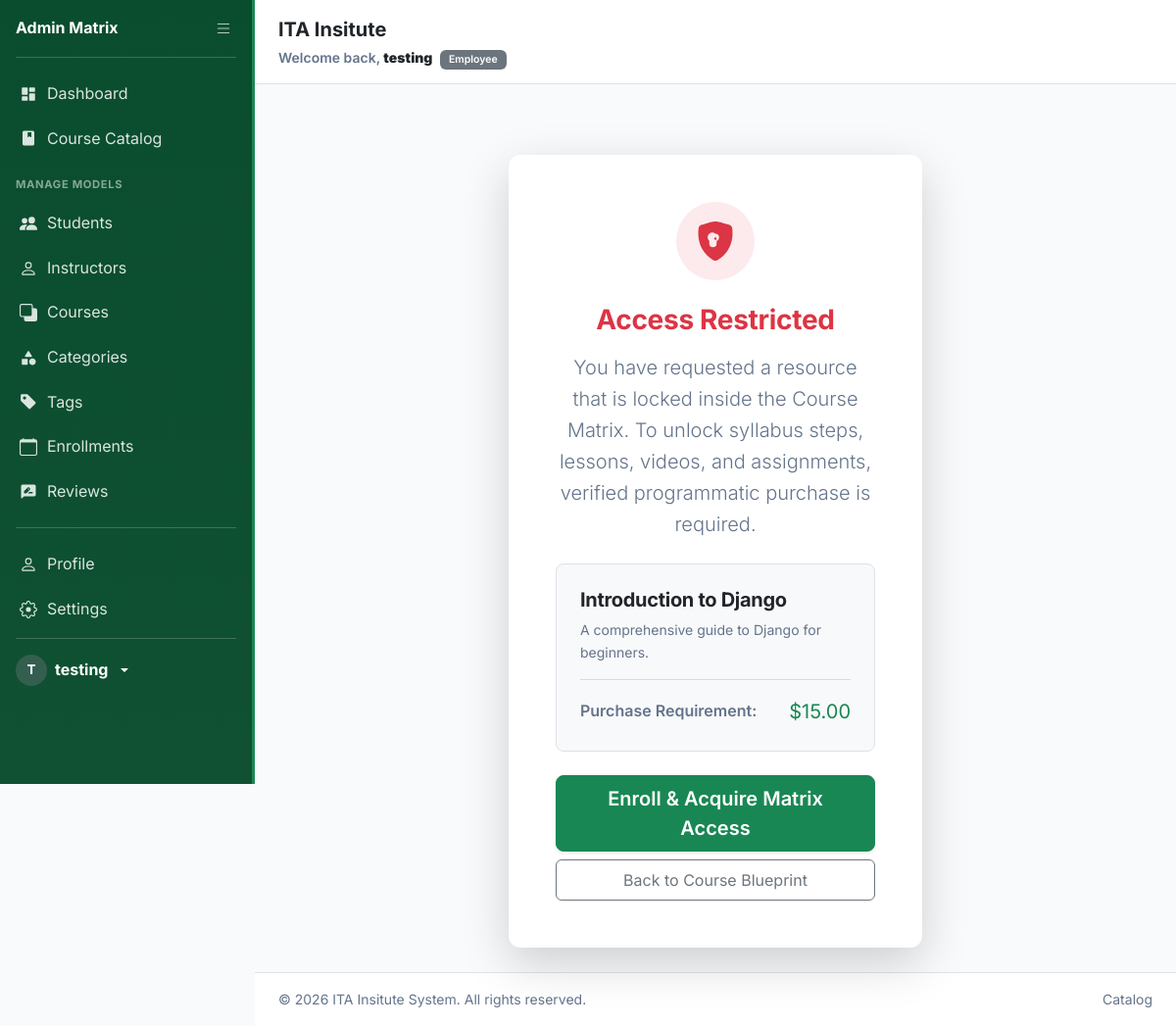
Screenshot of /courses/1/no-access/ (signed in) with the database file from the repository.
### Learning_System/models.py (models this page shows, shortened)
class User(AbstractUser):
    ROLE_CHOICES = (
        ('student', 'Student'),
        ('instructor', 'Instructor'),
        ('employee', 'Employee'),
    )
    role = models.CharField(max_length=15, choices=ROLE_CHOICES, default='student')

class Course(models.Model):
    instructor = models.ForeignKey(Instructor, on_delete=models.CASCADE, related_name='courses')
    category = models.ForeignKey(Category, on_delete=models.SET_NULL, null=True, related_name='courses')
    tags = models.ManyToManyField(Tag, blank=True, related_name='courses')
    title = models.CharField(max_length=200)
    description = models.TextField()
    price = models.DecimalField(max_digits=8, decimal_places=2, default=0.00)
    image = models.ImageField(upload_to='course_images/', blank=True, null=True)
    is_published = models.BooleanField(default=False)
    created_at = models.DateTimeField(auto_now_add=True)

### Learning_System/views.py (the view)
# urls.py: path('courses/<int:course_id>/no-access/', views.NoAccessView.as_view(), name='no_access'),
class NoAccessView(LoginRequiredMixin, View):
    def get(self, request, course_id):
        course = get_object_or_404(Course, id=course_id)
        enrollment = None
        if request.user.role == 'student':
            student, _ = Student.objects.get_or_create(user=request.user)
            enrollment = Enrollment.objects.filter(student=student, course=course).first()
        context = {
            'course': course,
            'enrollment': enrollment,
        }
        return render(request, 'no_access.html', context)

### templates/no_access.html (shortened to what this page needs)
{% extends 'base.html' %}
{% block content %}
<div class="row justify-content-center">
    <div class="col-md-7 col-lg-6">
        <div class="card shadow-lg border-0 overflow-hidden text-center mt-5">
            <div class="card-body p-5">
                <div class="d-inline-flex align-items-center justify-content-center bg-danger bg-opacity-10 text-danger rounded-circle mb-4" style="width: 80px; height: 80px;">
                </div>
                <h3 class="fw-bold mb-3 text-danger">Access Restricted</h3>
                <p class="text-muted mb-4 lead">
                    You have requested a resource that is locked inside the Course Matrix. To unlock syllabus steps, lessons, videos, and assignments, verified programmatic purchase is required.
                </p>
                <div class="p-4 mb-4 bg-light rounded-3 border text-start">
                    <h5 class="fw-bold mb-2 text-dark">{{ course.title }}</h5>
                    <p class="text-muted small mb-0">{{ course.description|truncatewords:25 }}</p>
                    <hr>
                    <div class="d-flex justify-content-between align-items-center">
                        <span class="fw-semibold text-muted">Purchase Requirement:</span>
                        <span class="fs-5 fw-extrabold text-success">${{ course.price }}</span>
                    </div>
                </div>
                <div class="d-grid gap-2">
                    {% if enrollment %}
                        <a href="{% url 'course_payment' enrollment.id %}" class="btn btn-success btn-lg shadow-sm py-2">
                            Proceed to Payment Page
                        </a>
                    {% else %}
                        <form action="{% url 'enroll_course' course.id %}" method="post" class="w-100 m-0">
                            <button type="submit" class="btn btn-success btn-lg w-100 py-2 shadow-sm">
                                Enroll & Acquire Matrix Access
                            </button>
                        </form>
                    {% endif %}
                    <a href="{% url 'course_detail' course.id %}" class="btn btn-outline-secondary py-2">
                        Back to Course Blueprint
                    </a>
                </div>
            </div>
        </div>
    </div>
</div>
{% endblock %}

### templates/base.html (shortened to what this page needs)
{% load static %}
<!DOCTYPE html>
<html lang="en" data-theme="">
<head>
    <link href="https://cdn.jsdelivr.net/npm/bootstrap@5.3.0/dist/css/bootstrap.min.css" rel="stylesheet">
    <link rel="stylesheet" href="{% static 'css/style.css' %}">
</head>
<body>
    <div class="sidebar-container d-flex flex-column flex-shrink-0" id="appSidebar">
        {% if user.is_authenticated %}
        {% if user.role == 'student' %}{% include 'nav_student.html' %}
        {% elif user.role == 'instructor' %}{% include 'nav_instructor.html' %}
        {% elif user.role == 'employee' %}{% include 'nav_employee.html' %}
        {% endif %}
        {% else %}{% include 'nav_anonymous.html' %}{% endif %}
    </div>
    <div class="main-content">
        <header class="app-header">
            <div>
                <span class="fs-5 fw-bold text-dark d-md-block">ITA Insitute</span>
                <span class="text-muted small fw-semibold d-none d-md-inline">
                    {% if user.is_authenticated %}
                    Welcome back, <strong class="text-dark">{{ user.get_full_name|default:user.username }}</strong>
                    <span class="badge bg-secondary ms-1">{{ user.role|capfirst }}</span>
                    {% else %}
                    Welcome to ITA Insitute Portal
                    {% endif %}
                </span>
            </div>
        </header>
        <div class="content-body">
            <div class="container-fluid">
                {% block content %}{% endblock %}
            </div>
        </div>
        <footer class="app-footer">
            <div
                class="container-fluid p-0 d-flex flex-column flex-sm-row justify-content-between align-items-center gap-2">
                <span>&copy; 2026 ITA Insitute System. All rights reserved.</span>
                <div class="d-flex gap-3">
                    <a href="{% url 'course_list' %}" class="text-muted text-decoration-none hover-dark">Catalog</a>
                </div>
            </div>
        </footer>
    </div>
</body>
</html>

### templates/nav_employee.html (shortened to what this page needs)
<div class="sidebar sidebar--employee d-flex flex-column text-white" id="employeeSidebar">
    <div class="sidebar-brand d-flex align-items-center justify-content-between p-3">
        <a href="{% url 'employee_dashboard' %}" class="text-white text-decoration-none sidebar-brand-text fw-bold fs-6">Admin Matrix</a>
        <button class="sidebar-toggle-btn" id="sidebarToggle" aria-label="Toggle sidebar">
        </button>
    </div>
    <hr class="border-white border-opacity-25 mx-3 mt-0">
    <ul class="nav flex-column mb-auto gap-1 px-2">
        <li class="sidebar-nav-item">
            <a href="{% url 'employee_dashboard' %}" class="sidebar-link {% if '/dashboard/employee/' in request.path %}active{% endif %}" title="Dashboard">
                <span class="sidebar-label">Dashboard</span>
            </a>
        </li>
        <li class="sidebar-nav-item">
            <a href="{% url 'course_list' %}" class="sidebar-link {% if request.path == '/courses/' %}active{% endif %}" title="Catalog">
                <span class="sidebar-label">Course Catalog</span>
            </a>
        </li>
        <li class="sidebar-nav-item mt-2">
            <span class="sidebar-section-label text-uppercase fw-bold small text-white-50 px-2">Manage Models</span>
        </li>
        <li class="sidebar-nav-item">
            <a href="{% url 'employee_model_list' 'student' %}" class="sidebar-link {% if '/student/' in request.path %}active{% endif %}" title="Students">
                <span class="sidebar-label">Students</span>
            </a>
        </li>
        <li class="sidebar-nav-item">
            <a href="{% url 'employee_model_list' 'instructor' %}" class="sidebar-link {% if '/instructor/' in request.path %}active{% endif %}" title="Instructors">
                <span class="sidebar-label">Instructors</span>
            </a>
        </li>
        <li class="sidebar-nav-item">
            <a href="{% url 'employee_model_list' 'course' %}" class="sidebar-link {% if '/course/' in request.path %}active{% endif %}" title="Courses">
                <svg xmlns="http://www.w3.org/2000/svg" width="18" height="18" fill="currentColor" viewBox="0 0 16 16"><path d="M0 2a2 2 0 0 1 2-2h8a2 2 0 0 1 2 2v2h2a2 2 0 0 1 2 2v8a2 2 0 0 1-2 2H6a2 2 0 0 1-2-2v-2H2a2 2 0 0 1-2-2V2zm2-1a1 1 0 0 0-1 1v8a1 1 0 0 0 1 1h8a1 1 0 0 0 1-1V2a1 1 0 0 0-1-1H2z"/></svg>
                <span class="sidebar-label">Courses</span>
            </a>
        </li>
        <li class="sidebar-nav-item">
            <a href="{% url 'employee_model_list' 'category' %}" class="sidebar-link {% if '/category/' in request.path %}active{% endif %}" title="Categories">
                <span class="sidebar-label">Categories</span>
            </a>
        </li>
        <li class="sidebar-nav-item">
            <a href="{% url 'employee_model_list' 'tag' %}" class="sidebar-link {% if '/tag/' in request.path %}active{% endif %}" title="Tags">
                <svg xmlns="http://www.w3.org/2000/svg" width="18" height="18" fill="currentColor" viewBox="0 0 16 16"><path d="M2 1a1 1 0 0 0-1 1v4.586a1 1 0 0 0 .293.707l7 7a1 1 0 0 0 1.414 0l4.586-4.586a1 1 0 0 0 0-1.414l-7-7A1 1 0 0 0 6.586 1H2zm4 3.5a1.5 1.5 0 1 1-3 0 1.5 1.5 0 0 1 3 0z"/></svg>
                <span class="sidebar-label">Tags</span>
            </a>
        </li>
        <li class="sidebar-nav-item">
            <a href="{% url 'employee_model_list' 'enrollment' %}" class="sidebar-link {% if '/enrollment/' in request.path %}active{% endif %}" title="Enrollments">
                <svg xmlns="http://www.w3.org/2000/svg" width="18" height="18" fill="currentColor" viewBox="0 0 16 16"><path d="M3.5 0a.5.5 0 0 1 .5.5V1h8V.5a.5.5 0 0 1 1 0V1h1a2 2 0 0 1 2 2v11a2 2 0 0 1-2 2H2a2 2 0 0 1-2-2V3a2 2 0 0 1 2-2h1V.5a.5.5 0 0 1 .5-.5zM1 4v10a1 1 0 0 0 1 1h12a1 1 0 0 0 1-1V4H1z"/></svg>
                <span class="sidebar-label">Enrollments</span>
            </a>
        </li>
        <li class="sidebar-nav-item">
            <a href="{% url 'employee_model_list' 'review' %}" class="sidebar-link {% if '/review/' in request.path %}active{% endif %}" title="Reviews">
                <span class="sidebar-label">Reviews</span>
            </a>
        </li>
    </ul>
    <hr class="border-white border-opacity-25 mx-3">
    <ul class="nav flex-column gap-1 px-2 mb-2">
        <li class="sidebar-nav-item">
            <a href="{% url 'profile' %}" class="sidebar-link {% if request.path == '/profile/' %}active{% endif %}" title="Profile">
                <span class="sidebar-label">Profile</span>
            </a>
        </li>
        <li class="sidebar-nav-item">
            <a href="{% url 'settings' %}" class="sidebar-link {% if request.path == '/settings/' %}active{% endif %}" title="Settings">
                <span class="sidebar-label">Settings</span>
            </a>
        </li>
    </ul>
    <hr class="border-white border-opacity-25 mx-3 mt-0">
    <div class="dropdown px-3 pb-3">
        <a href="#" class="d-flex align-items-center gap-2 text-white text-decoration-none dropdown-toggle" id="dropdownUser3" data-bs-toggle="dropdown" aria-expanded="false">
            <div class="sidebar-avatar sidebar-avatar--employee">{{ user.username|slice:":1"|upper }}</div>
            <strong class="sidebar-label sidebar-username">{{ user.username }}</strong>
        </a>
    </div>
</div>

### static/css/style.css (style rules this page uses)
:root { --primary: #0a4d2e; --primary-hover: #0f5132; --primary-light: #d1e7dd; --accent: #198754; --bg: #f8fafc; --bg-secondary: #f1f5f9; --card-bg: #ffffff; --card-border: #dee2e6; --card-shadow: rgba(0, 0, 0, 0.05); --text: #1e293b; --text-muted: #64748b; --text-truncate: #1e293b; --heading: #0a4d2e; --input-bg: #ffffff; --input-border: #ced4da; --table-head-bg: #f1f5f9; --table-head-text: #0a4d2e; --hr: #cbd5e1; --transition: 0.25s ease; }
html, body { height: 100%; margin: 0; padding: 0; }
body { background-color: var(--bg); color: var(--text); font-family: 'Inter', system-ui, -apple-system, sans-serif; line-height: 1.6; transition: background-color var(--transition), color var(--transition); }
h1, h2, h3, h4, h5, h6 { font-weight: 700; color: var(--heading); letter-spacing: -0.3px; }
.text-muted { color: var(--text-muted) !important; }
hr { border-top: 1px solid var(--hr); opacity: 0.8; }
.card { background: var(--card-bg); border: 1px solid var(--card-border); border-radius: 12px; box-shadow: 0 2px 8px var(--card-shadow); transition: transform 0.22s cubic-bezier(0.4, 0, 0.2, 1), box-shadow 0.22s ease, background-color var(--transition), border-color var(--transition); }
.btn-success { background-color: var(--accent); border-color: var(--accent); font-weight: 600; border-radius: 8px; }
.badge { font-weight: 600; padding: 0.45em 0.85em; border-radius: 6px; }
.sidebar-container { background: linear-gradient(180deg, #0a4d2e, #0f5132); border-right: 3px solid #198754; transition: background var(--transition); }
@media (min-width: 768px) { .sidebar-container { height: 100vh; position: fixed; top: 0; left: 0; bottom: 0; } }
.sidebar-avatar { width: 32px; height: 32px; font-size: 1.1rem; display: flex; align-items: center; justify-content: center; border-radius: 50%; flex-shrink: 0; }
.sidebar-username { max-width: 130px; overflow: hidden; text-overflow: ellipsis; white-space: nowrap; }
.main-content { background-color: var(--bg); transition: background-color var(--transition); }

### templates/base.html (style rules this page uses)
html, body { height: 100%; margin: 0; padding: 0; }
body { display: flex; flex-direction: column; }
.sidebar-container { width: 260px; flex-shrink: 0; transition: width 0.25s ease; overflow: hidden; }
.sidebar-link { display: flex; align-items: center; gap: 10px; padding: 0.5rem 0.75rem; border-radius: 8px; color: rgba(255, 255, 255, 0.85); text-decoration: none; white-space: nowrap; transition: background 0.15s ease; }
.sidebar-avatar { width: 32px; height: 32px; border-radius: 50%; background: rgba(255, 255, 255, 0.2); color: #fff; display: flex; align-items: center; justify-content: center; font-weight: 700; font-size: 0.85rem; flex-shrink: 0; }
.sidebar-avatar--employee { background: rgba(108, 117, 125, 0.4); }
.sidebar-toggle-btn { display: flex; align-items: center; gap: 10px; background: none; border: none; color: rgba(255, 255, 255, 0.7); cursor: pointer; padding: 4px; border-radius: 6px; transition: background 0.15s; flex-shrink: 0; }
.sidebar-brand { border-bottom: none; flex-shrink: 0; }
.sidebar-section-label { display: block; padding: 0.35rem 0.5rem; font-size: 0.7rem; letter-spacing: 0.06em; }
@media (min-width: 768px) { body { flex-direction: row; } }
@media (min-width: 768px) { .sidebar-container { position: fixed; top: 0; left: 0; height: 100vh; z-index: 200; overflow-y: auto; overflow-x: hidden; } }
@media (min-width: 768px) { .main-content { flex-grow: 1; margin-left: 260px; transition: margin-left 0.25s ease; } }
.main-content { display: flex; flex-direction: column; min-height: 100vh; padding: 0 !important; }
.content-body { flex-grow: 1; padding: 1.5rem; }
.app-header { background-color: var(--card-bg); border-bottom: 1px solid var(--card-border); padding: 0.85rem 1.5rem; display: flex; justify-content: space-between; align-items: center; position: sticky; top: 0; z-index: 100; }
.app-footer { background-color: var(--card-bg); border-top: 1px solid var(--card-border); padding: 1rem 1.5rem; margin-top: auto; color: var(--text-muted); font-size: 0.875rem; }

### rows the page displays
User: username "T", username "testing", get_full_name "testing", role "Employee"
Course: title "Introduction to Django", description "A comprehensive guide to Django for beginners.", price "15.00"
